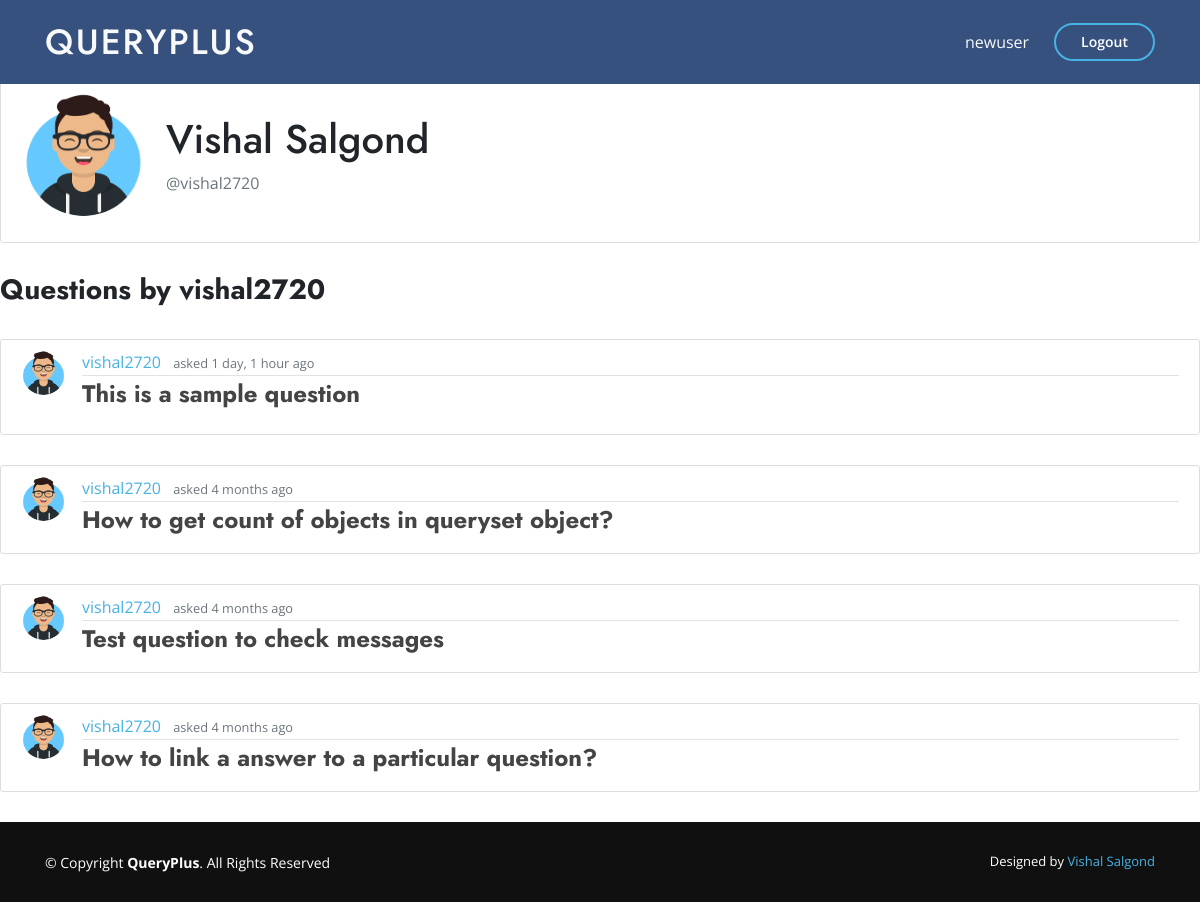
/user/vishal2720/ (signed in), run on the app's committed database.
### main_app/models.py (models this page shows, shortened)
class Question(models.Model):
    question = RichTextField()
    date_posted = models.DateTimeField(auto_now_add=True)
    author = models.ForeignKey(User, on_delete=models.CASCADE)

class Profile(models.Model):
    user = models.OneToOneField(User, on_delete=models.CASCADE)
    image = models.ImageField(default='default.jpg',upload_to='profile_pics')

### main_app/views.py (the view)
# urls.py: path('user/<str:username>/', UserListView.as_view(), name='user-profile'),
class UserListView(ListView):
    model = Question
    template_name = 'main_app/user_profile.html'
    context_object_name = 'questions'
    paginate_by = 5
    def get_queryset(self, **kwargs):
        user = get_object_or_404(User, username=self.kwargs.get('username','first_name'))
        return Question.objects.filter(author=user).order_by('-date_posted')

### main_app/templates/main_app/user_profile.html
{% extends "main_app/base.html" %}
{% load crispy_forms_tags %}
{% block content %}
{% for question in questions|slice:":1" %}
    <div class="content-section">
    <div class="media">
        <img class="rounded-circle account-img" src="{{ question.author.profile.image.url }}">
        <div class="media-body">
          <br>
          <h2 class="account-heading">{{ question.author.first_name }} {{ question.author.last_name }}</h2>
          <p class="text-secondary">@{{ view.kwargs.username }} </p>
        </div>
    </div>
    </div>
    <h3> <b>Questions by {{ view.kwargs.username }}</b> </h3>
    <br>
{% endfor %}
{% for question in questions %}
    <article class="media content-section">
        <img class="rounded-circle article-img" src="{{ question.author.profile.image.url }}" alt="">
        <div class="media-body">
        <div class="article-metadata">
            <a class="mr-2" href="{% url 'user-profile' question.author.username %}">{{ question.author }}</a>
            <small class="text-muted">asked {{ question.date_posted|timesince }} ago</small>
        </div>
        <h4><a class="article-title" href="{% url 'question-detail' question.id %}"><b>{{ question.question|safe }}</b></a></h4>
        </div>
    </article>
{% endfor %}
{% endblock content %}

### main_app/templates/main_app/base.html (shortened to what this page needs)
{% load static %}
<!DOCTYPE html>
<html>
<head>
    <link rel="stylesheet" href="{% static 'main_app/vendor/bootstrap/css/bootstrap.min.css' %}">
    <link rel="stylesheet" href="{% static 'main_app/vendor/icofont/icofont.min.css' %}">
    <link rel="stylesheet" href="{% static 'main_app/vendor/boxicons/css/boxicons.min.css' %}">
    <link rel="stylesheet" href="{% static 'main_app/vendor/remixicon/remixicon.css' %}">
    <link rel="stylesheet" href="{% static 'main_app/vendor/venobox/venobox.css' %}">
    <link rel="stylesheet" href="{% static 'main_app/vendor/owl.carousel/assets/owl.carousel.min.css' %}">
    <link rel="stylesheet" href="{% static 'main_app/vendor/aos/aos.css' %}">
    <link rel="stylesheet" type="text/css" href="{% static 'main_app/main.css' %}">
    <link rel="stylesheet" href="https://cdnjs.cloudflare.com/ajax/libs/font-awesome/4.7.0/css/font-awesome.min.css">
</head>
<body>
  <header id="header" class="fixed-top">
    <div class="container d-flex align-items-center mb-2 mt-2">
      <h1 class="logo mr-auto"><a class="text-light" href="{% url 'home' %}">QueryPlus</a></h1>
      {%if user.is_authenticated %}
        <a href="{% url 'profile' %}" class="text-light scrollto">{{ user.username }}</a>
        <a href="" data-toggle="modal" data-target="#logoutModal" class="get-started-btn scrollto">Logout</a>
      {% else %}
        <a href="{% url 'login' %}" class="get-started-btn scrollto">Sign In</a>
        <a href="{% url 'register' %}" class="get-started-btn scrollto">Create Account</a>
      {% endif %}
    </div>
  </header>
  {% block content %}
  {% endblock %}
  <footer id="footer">
    <div class="container footer-bottom">
      <div class="copyright">
        &copy; Copyright <strong><span>QueryPlus</span></strong>. All Rights Reserved
      </div>
      <div class="credits">
        Designed by <a href="">Vishal Salgond</a>
      </div>
    </div>
  </footer>
</body>
</html>

### main_app/static/main_app/main.css (style rules this page uses)
body { background: white; margin-top: 5rem; font-family: 'Open Sans', sans-serif; }
h1, h2, h3, h4, h5, h6 { font-family: "Jost", sans-serif; }
a { color: #47b2e4; }
#header { transition: all 0.5s; z-index: 997; padding: 15px 0; background: #37517e; }
#header .logo { font-size: 35px; color: white; margin: 0; padding: 0; line-height: 1; font-weight: 500; letter-spacing: 2px; text-transform: uppercase; }
#header .logo a { color:black; }
.get-started-btn { margin-left: 25px; color: #fff; border-radius: 50px; padding: 6px 25px 7px 25px; white-space: nowrap; transition: 0.3s; font-size: 14px; display: inline-block; border: 2px solid #47b2e4; font-weight: 600; }
.content-section { background: #ffffff; padding: 10px 20px; border: 1px solid #dddddd; border-radius: 3px; margin-bottom: 30px; }
.article-title { color: #444444; }
.article-img { height: 45px; width: 45px; margin-right: 16px; }
.article-metadata { padding-bottom: 1px; margin-bottom: 4px; border-bottom: 1px solid #e3e3e3 }
.account-img { height: 125px; width: 125px; margin-right: 20px; margin-bottom: 16px; }
.account-heading { font-size: 2.5rem; }
#footer { height: 80px; bottom: 0px; left: 0px; right: 0px; margin-bottom: 0px; font-size: 14px; background: #101010 ; }
#footer .footer-bottom { padding-top: 30px; padding-bottom: 30px; color: #fff; }
#footer .copyright { float: left; }
#footer .credits { float: right; font-size: 13px; }
#footer .credits a { transition: 0.3s; }

### data on the page
Question: author.profile.image (picture), author.first_name "Vishal", author.last_name "Salgond", kwargs.username "vishal2720", author "vishal2720", date_posted "1 day, 1 hour", question "This is a sample question"
Question: author.profile.image (picture), author "vishal2720", date_posted "4 months", question "How to get count of objects in queryset object?"
Question: author.profile.image (picture), author "vishal2720", date_posted "4 months", question "Test question to check messages"
Question: author.profile.image (picture), author "vishal2720", date_posted "4 months", question "How to link a answer to a particular question?"

### other printed values
{{ user.username }} "newuser"
